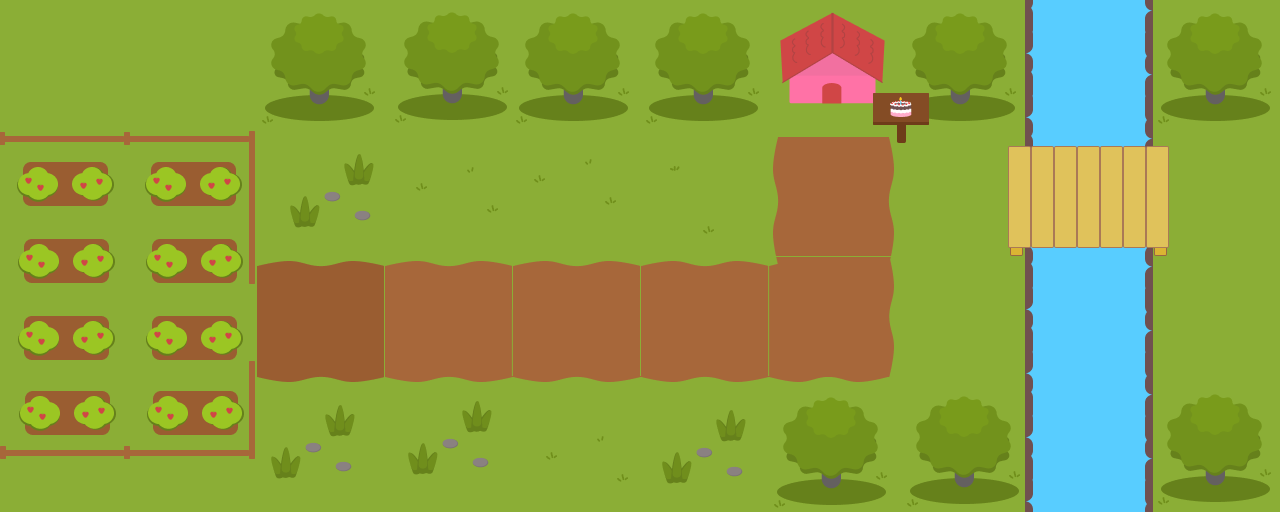

The image is a tile-based game level rendered from a .tmx file. Its description and complete source (layers, tilesets, objects, tile grids) follow:
An orthogonal 10x4 tile map with 128x128 px tiles, 1 tile layer (Tile Layer 1).

<map version="1.10" tiledversion="1.10.2" orientation="orthogonal" renderorder="right-down" width="10" height="4" tilewidth="128" tileheight="128" infinite="0" nextlayerid="2" nextobjectid="1">
 <tileset firstgid="1" name="lvl3" tilewidth="128" tileheight="128" tilecount="40" columns="10">
  <image source="../images/lvl3.png" width="1280" height="512" />
  <tile id="8">
   <properties>
    <property name="isWater" type="bool" value="true" />
   </properties>
  </tile>
  <tile id="16">
   <properties>
    <property name="isPath" type="bool" value="true" />
   </properties>
  </tile>
  <tile id="22">
   <properties>
    <property name="isPath" type="bool" value="true" />
   </properties>
  </tile>
  <tile id="23">
   <properties>
    <property name="isPath" type="bool" value="true" />
   </properties>
  </tile>
  <tile id="24">
   <properties>
    <property name="isPath" type="bool" value="true" />
   </properties>
  </tile>
  <tile id="25">
   <properties>
    <property name="isPath" type="bool" value="true" />
   </properties>
  </tile>
  <tile id="26">
   <properties>
    <property name="isPath" type="bool" value="true" />
   </properties>
  </tile>
  <tile id="28">
   <properties>
    <property name="isWater" type="bool" value="true" />
   </properties>
  </tile>
  <tile id="38">
   <properties>
    <property name="isWater" type="bool" value="true" />
   </properties>
  </tile>
 </tileset>
 <layer id="1" name="Tile Layer 1" width="10" height="4">
  <data encoding="csv">
1,2,3,4,5,6,7,8,9,10,
11,12,13,14,15,16,17,18,19,20,
21,22,23,24,25,26,27,28,29,30,
31,32,33,34,35,36,37,38,39,40
</data>
 </layer>
</map>
